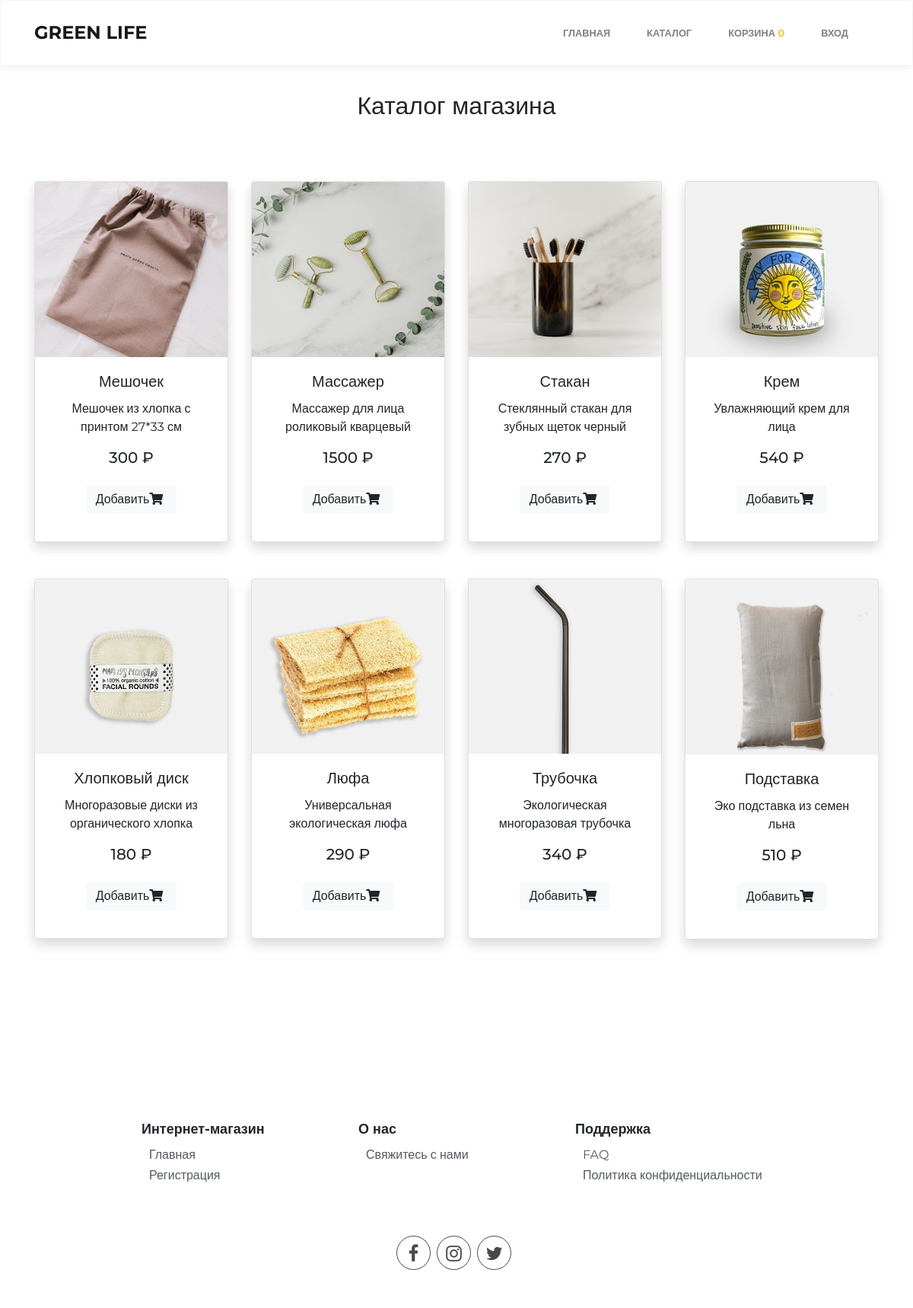
Screenshot of /catalog.php with the database file from the repository.
### tables this page shows
CREATE TABLE `producttb` (
  `id` int(11) NOT NULL,
  `product_name` varchar(25) NOT NULL,
  `description` varchar(255) NOT NULL,
  `product_price` float NOT NULL,
  `product_image` varchar(100) NOT NULL
);

### php/CreateDb.php (called while the page is built, shortened)
<?php
class CreateDb
{
        public $tablename;
        public $con;
    public function __construct(
        $dbname = "Newdb",
        $tablename = "Productdb",
        $servername = "localhost",
        $username = "root",
        $password = "root"
    )
    {
      $this->tablename = $tablename;
        $this->con = mysqli_connect($servername, $username, $password);
        $sql = "CREATE DATABASE IF NOT EXISTS $dbname";
        if(mysqli_query($this->con, $sql)){
            $this->con = mysqli_connect($servername, $username, $password, $dbname);
            $sql = " CREATE TABLE IF NOT EXISTS $tablename
                            (id INT(11) NOT NULL AUTO_INCREMENT PRIMARY KEY,
                             product_name VARCHAR (25) NOT NULL,
                             product_price FLOAT,
                             product_image VARCHAR (100)
                            );";
        }else{
            return false;
        }
    }
    public function getData(){
        $sql = "SELECT * FROM $this->tablename";
        $result = mysqli_query($this->con, $sql);
        if(mysqli_num_rows($result) > 0){
            return $result;
        }
    }
}

### php/component.php (the view, shortened to what this page needs)
<?php
function component($productname, $description, $productprice, $productimg, $productid){
    $element = "
    <div class=\"col-md-3 col-sm-6 my-4 \">
                <form action=\"catalog.php\" method=\"post\">
                    <div class=\"card shadow \">
                        <div>
                            <img src=\"$productimg\" alt=\"Image1\" class=\"img-fluid card-img-top\">
                        </div>
                        <div class=\"card-body\">
                            <h5 class=\"card-title\">$productname</h5>
                            <p class=\"card-text\">$description</p>
                            <h5><span class=\"price\">$productprice ₽</span></h5>
                            <button type=\"submit\" class=\"btn btn-light my-3\" name=\"add\">Добавить<i class=\"fas fa-shopping-cart\"></i></button>
                             <input type='hidden' name='product_id' value='$productid'>
                        </div>
                    </div>
                </form>
            </div>
    ";
    echo $element;
}

### catalog.php (shortened to what this page needs)
<?php
require_once ('php/CreateDb.php');
require_once ('./php/component.php');
$database = new CreateDb("Productdb", "Producttb");
?>
<!DOCTYPE html>
<html>
<head>
    <link rel="stylesheet" href="assets/bootstrap/css/bootstrap.min.css">
    <link rel="stylesheet" href="assets/fonts/font-awesome.min.css">
    <link rel="stylesheet" href="assets/fonts/simple-line-icons.min.css">
    <link rel="stylesheet" href="https://cdnjs.cloudflare.com/ajax/libs/baguettebox.js/1.10.0/baguetteBox.min.css">
    <link rel="stylesheet" href="assets/css/styles.min.css">
     <link href="https://unpkg.com/ionicons@4.5.10-0/dist/css/ionicons.min.css" rel="stylesheet" >
    <link rel="stylesheet" href="https://cdnjs.cloudflare.com/ajax/libs/font-awesome/5.8.2/css/all.css" />
    <link rel="stylesheet" href="https://stackpath.bootstrapcdn.com/bootstrap/4.3.1/css/bootstrap.min.css">
</head>
<body>
<?php require_once ("php/header.php"); ?>
<div class="container" style="margin-top: 120px; margin-bottom: 100px;">
 <h2 style="text-align: center;">Каталог магазина</h2>
        <div class="row text-center py-5">
            <?php
                $result = $database->getData();
                while ($row = mysqli_fetch_assoc($result)){
                    component($row['product_name'], $row['description'], $row['product_price'], $row['product_image'], $row['id']);
                }
            ?>
        </div>
</div>
 <footer class="page-footer" style="padding-top: 37px;padding-bottom: -61px;padding-left:
            5px;margin-right: 8px;margin-bottom: -113px;">
                <div class="container">
                    <div class="row" style=" justify-content: center">
                        <div class="col-sm-3">
                            <h5>Интернет-магазин</h5>
                            <ul>
                                <li><a href="index.php">Главная</a></li>
                                <li><a href="login.php">Регистрация</a></li>
                            </ul>
                        </div>
                        <div class="col-sm-3">
                            <h5>О нас</h5>
                            <ul>
                                <li><a href="contact.php">Свяжитесь с нами</a></li>
                            </ul>
                        </div>
                        <div class="col-sm-3">
                            <h5>Поддержка</h5>
                            <ul>
                                <li><a href="https://zerowastestore.com/pages/faqs" target="_blank">FAQ</a></li>
                                <li><a href="https://zerowastestore.com/pages/privacy-policy" target="_blank">Политика конфиденциальности</a></li>
                            </ul>
                        </div>
                    </div>
                </div>
                <div class="clean-block add-on social-icons">
                    <div class="icons">
                    <a href="https://www.facebook.com/"><i class="fa fa-facebook" ></i></a>
                    <a href="https://www.instagram.com/zerowastestore/"><i class="fa fa-instagram"></i></a>
                    <a href="https://twitter.com/explore"><i class="fa fa-twitter"></i></a></div>
                </div>
            </footer>
</body>
</html>

### rows the page displays
producttb: product_image (picture), product_name "Мешочек", description "Мешочек из хлопка с принтом 27*33 см", product_price "300"
producttb: product_image (picture), product_name "Массажер", description "Массажер для лица роликовый кварцевый", product_price "1500"
producttb: product_image (picture), product_name "Стакан", description "Стеклянный стакан для зубных щеток черный", product_price "270"
producttb: product_image (picture), product_name "Крем", description "Увлажняющий крем для лица", product_price "540"
producttb: product_image (picture), product_name "Хлопковый диск", description "Многоразовые диски из органического хлопка", product_price "180"
producttb: product_image (picture), product_name "Люфа", description "Универсальная экологическая люфа", product_price "290"
producttb: product_image (picture), product_name "Трубочка", description "Экологическая многоразовая трубочка", product_price "340"
producttb: product_image (picture), product_name "Подставка", description "Эко подставка из семен льна", product_price "510"
